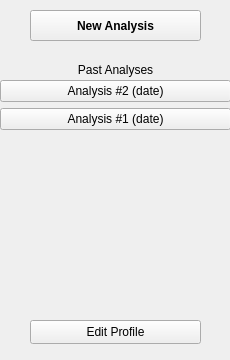
<?xml version="1.0" encoding="UTF-8"?>
<ui version="4.0">
 <class>PageRecordList</class>
 <widget class="QWidget" name="PageRecordList">
  <property name="geometry">
   <rect>
    <x>0</x>
    <y>0</y>
    <width>230</width>
    <height>360</height>
   </rect>
  </property>
  <property name="windowTitle">
   <string>Form</string>
  </property>
  <widget class="QWidget" name="verticalLayoutWidget">
   <property name="geometry">
    <rect>
     <x>0</x>
     <y>80</y>
     <width>231</width>
     <height>231</height>
    </rect>
   </property>
   <layout class="QVBoxLayout" name="historyLayout">
    <item>
     <widget class="QPushButton" name="buttonOld2">
      <property name="text">
       <string>Analysis #2 (date)</string>
      </property>
     </widget>
    </item>
    <item>
     <widget class="QPushButton" name="buttonOld1">
      <property name="text">
       <string>Analysis #1 (date)</string>
      </property>
     </widget>
    </item>
    <item>
     <spacer name="verticalSpacer">
      <property name="orientation">
       <enum>Qt::Vertical</enum>
      </property>
      <property name="sizeHint" stdset="0">
       <size>
        <width>20</width>
        <height>40</height>
       </size>
      </property>
     </spacer>
    </item>
   </layout>
  </widget>
  <widget class="QPushButton" name="buttonNew">
   <property name="geometry">
    <rect>
     <x>30</x>
     <y>10</y>
     <width>171</width>
     <height>31</height>
    </rect>
   </property>
   <property name="font">
    <font>
     <bold>true</bold>
    </font>
   </property>
   <property name="text">
    <string>New Analysis</string>
   </property>
  </widget>
  <widget class="QPushButton" name="buttonEditProfile">
   <property name="geometry">
    <rect>
     <x>30</x>
     <y>320</y>
     <width>171</width>
     <height>24</height>
    </rect>
   </property>
   <property name="text">
    <string>Edit Profile</string>
   </property>
  </widget>
  <widget class="QLabel" name="label">
   <property name="geometry">
    <rect>
     <x>0</x>
     <y>60</y>
     <width>231</width>
     <height>20</height>
    </rect>
   </property>
   <property name="text">
    <string>Past Analyses</string>
   </property>
   <property name="alignment">
    <set>Qt::AlignCenter</set>
   </property>
  </widget>
 </widget>
 <resources/>
 <connections/>
</ui>
